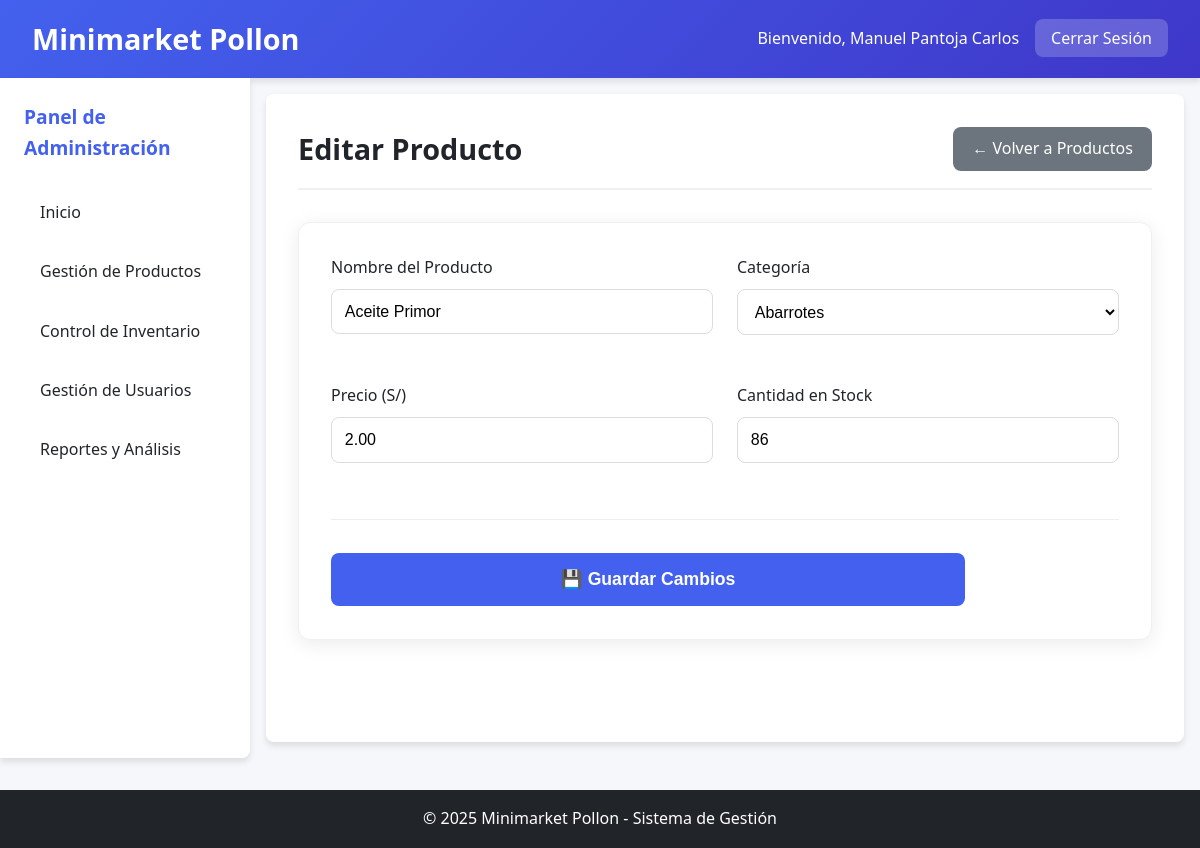
Screenshot of /admin/editar_producto.php?id=1 (signed in) with the database file from the repository.
### tables this page shows
CREATE TABLE `productos` (
  `id` int NOT NULL,
  `nombre` varchar(100) NOT NULL,
  `categoria` varchar(50) NOT NULL,
  `precio` decimal(10,2) NOT NULL,
  `cantidad` int NOT NULL,
  `estado` enum('Activo','Inactivo') DEFAULT 'Activo',
  `fecha_creacion` timestamp NULL DEFAULT CURRENT_TIMESTAMP
);

### admin/editar_producto.php (the view, shortened to what this page needs)
<?php
$database = new Database();
$db = $database->getConnection();
$producto = null;
if (isset($_GET['id'])) {
    $id = $_GET['id'];
    $query = "SELECT * FROM productos WHERE id = :id AND estado = 'Activo'";
    $stmt = $db->prepare($query);
    $stmt->bindParam(':id', $id);
    $stmt->execute();
    if ($stmt->rowCount() == 1) {
        $producto = $stmt->fetch(PDO::FETCH_ASSOC);
    } else {
        $error = "Producto no encontrado";
    }
}
?>
<!DOCTYPE html>
<html lang="es">
<head>
    <link rel="stylesheet" href="../css/styles.css">
</head>
<body>
    <?php include('../includes/header.php'); ?>
    <div class="container">
        <?php include('../includes/sidebar_admin.php'); ?>
        <div class="main-content">
            <div class="page-header">
                <h2>Editar Producto</h2>
                <a href="productos.php" class="btn-back">← Volver a Productos</a>
            </div>
            <?php if ($producto): ?>
            <div class="card">
                <form method="POST" action="" class="edit-form">
                    <div class="form-grid">
                        <div class="form-group">
                            <label for="nombre">Nombre del Producto</label>
                            <input type="text" id="nombre" name="nombre"
                                   value="<?php echo htmlspecialchars($producto['nombre']); ?>"
                                   required class="modern-input">
                        </div>
                        <div class="form-group">
                            <label for="categoria">Categoría</label>
                            <select id="categoria" name="categoria" required class="modern-select">
                                <option value="Abarrotes" <?php echo $producto['categoria'] == 'Abarrotes' ? 'selected' : ''; ?>>Abarrotes</option>
                            </select>
                        </div>
                        <div class="form-group">
                            <label for="precio">Precio (S/)</label>
                            <input type="number" id="precio" name="precio"
                                   value="<?php echo $producto['precio']; ?>"
                                   step="0.01" min="0" required class="modern-input">
                        </div>
                        <div class="form-group">
                            <label for="cantidad">Cantidad en Stock</label>
                            <input type="number" id="cantidad" name="cantidad"
                                   value="<?php echo $producto['cantidad']; ?>"
                                   min="0" required class="modern-input">
                        </div>
                    </div>
                    <div class="form-actions">
                        <button type="submit" name="actualizar_producto" class="btn-primary large">
                            💾 Guardar Cambios
                        </button>
                        <a href="productos.php" class="btn-secondary">Cancelar</a>
                    </div>
                </form>
            </div>
            <?php endif; ?>
        </div>
    </div>
    <?php include('../includes/footer.php'); ?>
</body>
</html>

### css/styles.css (style rules this page uses)
:root { --primary-color: #4361ee; --secondary-color: #3f37c9; --success-color: #4cc9f0; --warning-color: #f72585; --danger-color: #e63946; --light-color: #f8f9fa; --dark-color: #212529; --gray-color: #6c757d; --border-radius: 8px; --box-shadow: 0 4px 6px rgba(0, 0, 0, 0.1); --transition: all 0.3s ease; }
* { margin: 0; padding: 0; box-sizing: border-box; }
body { font-family: 'Segoe UI', Tahoma, Geneva, Verdana, sans-serif; line-height: 1.6; color: var(--dark-color); background-color: #f5f7fb; }
.container { display: flex; min-height: calc(100vh - 120px); }
.main-content { flex: 1; padding: 2rem; background-color: white; margin: 1rem; border-radius: var(--border-radius); box-shadow: var(--box-shadow); }
.main-content h2 { margin-bottom: 1rem; color: var(--primary-color); }
.form-group { margin-bottom: 1.5rem; }
.form-group label { display: block; margin-bottom: 0.5rem; font-weight: 500; }
.form-group input, .form-group select { width: 100%; padding: 0.8rem; border: 1px solid #ddd; border-radius: var(--border-radius); font-size: 1rem; transition: var(--transition); }
.btn-primary { width: 100%; padding: 0.8rem; background-color: var(--primary-color); color: white; border: none; border-radius: var(--border-radius); font-size: 1rem; font-weight: 600; cursor: pointer; transition: var(--transition); }
.card { background: white; padding: 1.5rem; border-radius: var(--border-radius); box-shadow: var(--box-shadow); margin-bottom: 1.5rem; }
.btn-primary.large, .btn-edit.large { padding: 1rem 2rem; font-size: 1.1rem; }
.btn-secondary { background: transparent; color: white; border: 2px solid white; padding: 0.8rem 2rem; border-radius: var(--border-radius); text-decoration: none; font-weight: 600; transition: var(--transition); text-align: center; }
.edit-form { max-width: 100%; }
.form-grid { display: grid; grid-template-columns: repeat(auto-fit, minmax(300px, 1fr)); gap: 1.5rem; margin-bottom: 2rem; }
.modern-input { width: 100%; padding: 0.8rem 1rem; border: 2px solid #e9ecef; border-radius: 8px; font-size: 1rem; transition: var(--transition); background: white; }
.modern-select { width: 100%; padding: 0.8rem 1rem; border: 2px solid #e9ecef; border-radius: 8px; font-size: 1rem; transition: var(--transition); background: white; cursor: pointer; }
.form-actions { display: flex; gap: 1rem; justify-content: flex-end; align-items: center; padding-top: 2rem; border-top: 1px solid #eee; }
.page-header { display: flex; justify-content: space-between; align-items: center; margin-bottom: 2rem; padding-bottom: 1rem; border-bottom: 2px solid #f0f0f0; }
.page-header h2 { margin: 0; color: var(--dark-color); font-size: 1.8rem; }
.btn-back { display: inline-flex; align-items: center; gap: 0.5rem; padding: 0.6rem 1.2rem; background: #6c757d; color: white; text-decoration: none; border-radius: var(--border-radius); transition: var(--transition); font-weight: 500; }
.card { background: white; padding: 2rem; border-radius: 12px; box-shadow: 0 4px 20px rgba(0, 0, 0, 0.08); border: 1px solid #f0f0f0; transition: var(--transition); }

### rows the page displays
productos: nombre "Aceite Primor", categoria "Abarrotes", precio "2.00", cantidad "86"

### other values shown
$_SESSION['user_name'] "Manuel Pantoja Carlos"
